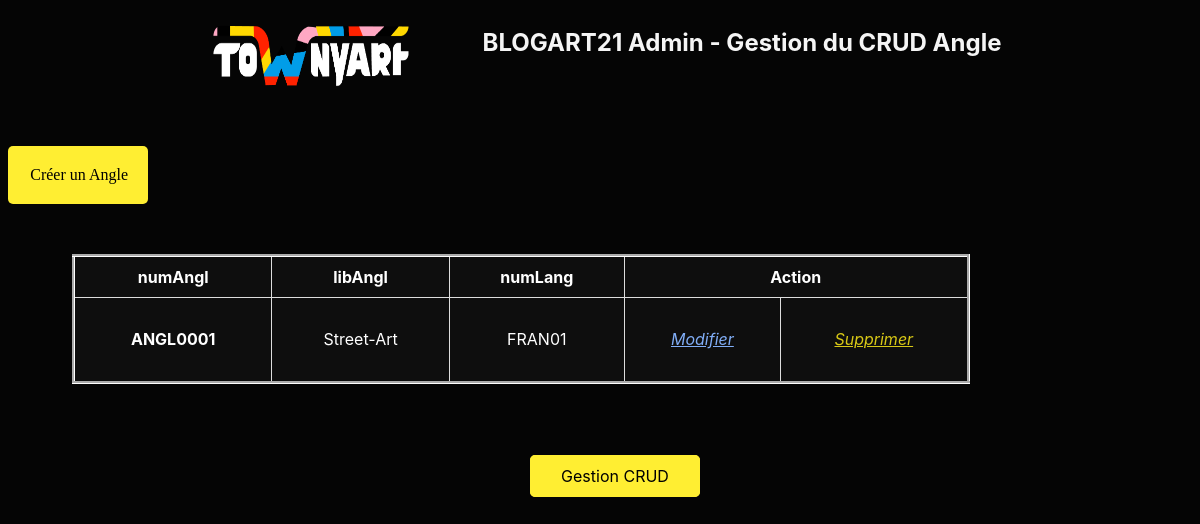
/back/angle/angle.php, run on the app's committed database.
### tables this page shows
CREATE TABLE `angle` (
  `numAngl` char(8) NOT NULL,
  `libAngl` char(60) DEFAULT NULL,
  `numLang` char(8) NOT NULL
);

### CLASS_CRUD/angle.class.php (called while the page is built, shortened)
<?php
	require_once __DIR__ . '../../CONNECT/database.php';
	class ANGLE{
		function get_AllAngles(){
			global $db;
			$query = 'SELECT * FROM angle';
			$query = $db->query($query);
			$result = $query->fetchAll();
			return ($result);
		}
	}

### back/angle/angle.php (the view, shortened to what this page needs)
<?php
require_once __DIR__ . '/../../CLASS_CRUD/angle.class.php';
$angle = new ANGLE;
?>
<!DOCTYPE html>
<html lang="fr">
<head>
    <link href="../css/style.css" rel="stylesheet" type="text/css" />
    <link rel="stylesheet" href="../css/back-office.css" />
</head>
<body class="twa-back">
    <div class="title">
        <img class="logo" src="../../front/assets/image/Townyart.png" alt="logo-townyart">
        <h1>BLOGART21 Admin - Gestion du CRUD Angle</h1>
    </div>
    <br />
    <a class="button-create input-button"  href="./createAngle.php">Créer un Angle</a>
    <br />
    <div class="container-center">
        <table class="twa-table" border="3">
            <thead>
                <tr>
                    <th>numAngl</th>
                    <th>libAngl</th>
                    <th colspan="1">numLang</th>
                    <th colspan="2">Action</th>
                </tr>
            </thead>
            <tbody>
                <?php
                $allAngles = $angle->get_AllAngles();
                foreach ($allAngles as $row) {
                ?>
                    <tr>
                        <td>
                            <h4> <?php echo $row["numAngl"]; ?> </h4>
                        </td>
                        <td> <?php echo $row["libAngl"]; ?> </td>
                        <td> <?php echo $row["numLang"]; ?> </td>
                        <td><a href="./updateAngle.php?id=<?= $row["numAngl"]; ?>"><i>Modifier</i></a>
                            <br />
                        </td>
                        <td><a class='link-delete' href="./deleteAngle.php?id=<?= $row["numAngl"]; ?>"><i>Supprimer</i></a>
                            <br />
                        </td>
                    </tr>
                <?php
                }
                ?>
            </tbody>
        </table>
        <br><br>
    </div>
    <div class="align-footer">
        <?php
        require_once __DIR__ . '/footer.php';
        ?>
    </div>
</body>
</html>

### back/css/style.css (style rules this page uses)
body { background-color: lightgrey; color: steelblue; }
td, tr { padding: .5rem; }
@media screen and (min-width: 681px) and (max-width: 1279px) { body { background-color: blue; } }

### back/css/back-office.css (style rules this page uses)
.twa-back { background-color: #050505; }
h1 { text-align: center; margin-left: 4rem; color: whitesmoke; font-family: 'Manrope', -apple-system, BlinkMacSystemFont, 'Segoe UI', Roboto, Oxygen, Ubuntu, Cantarell, 'Open Sans', 'Helvetica Neue', sans-serif; font-size: 24px; font-weight: bold; margin-top: 20px; }
a { color:#81AEF7; }
.link-delete { color: #D8C816; }
.logo { width: 200px; height: 76px; padding: 10px; }
.title { display: flex; flex-direction: row; justify-content: center; height: 120px; }
.container-center { border-collapse: collapse; display: flex; max-width: 1280px; padding: 2rem 4rem; }
.twa-table { width: 85%; background-color: #0E0E0E; border-collapse: collapse; border-color: white; text-align: center; color: white; font-family: 'Manrope', -apple-system, BlinkMacSystemFont, 'Segoe UI', Roboto, Oxygen, Ubuntu, Cantarell, 'Open Sans', 'Helvetica Neue', sans-serif }
.twa-table tr, .twa-table th, .twa-table td { padding: 10px; border: 1px solid #ddd; max-width: 25rem; overflow-x: auto; height: 0rem; }
.input-button { cursor:pointer; padding:5px 20px; background-color:#FFEE32; border:line 2px #FFEE32; border-radius:5px; transition: 0.3s; text-decoration: none; color: black; }
.button-create { display: flex; flex-direction: row; justify-content: right; padding: 20px; max-width: 100px; max-height: 20px; margin-right: 20px; }

### back/css/footer-back.css (style rules this page uses)
.align-footer { display: flex; flex-direction: row; justify-content: center; padding: 50px 110px; }

### data on the page
angle: numAngl "ANGL0001", libAngl "Street-Art", numLang "FRAN01"
